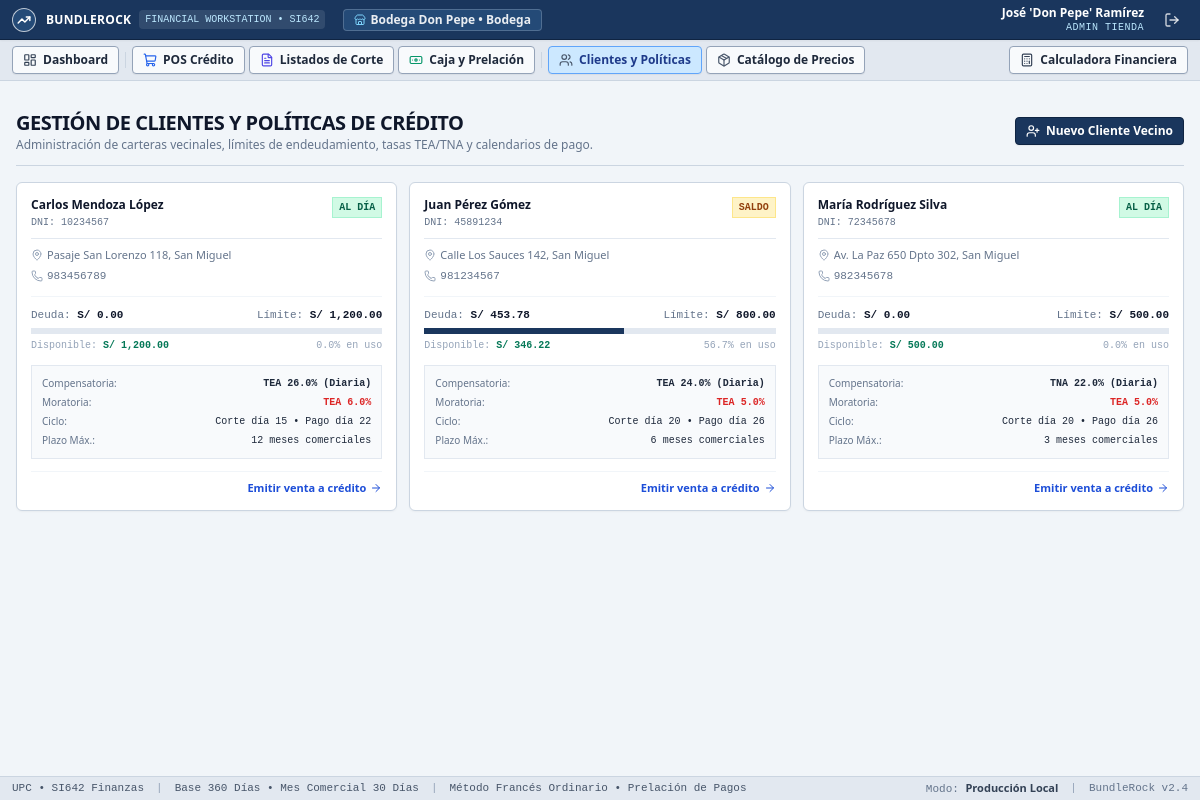
The app's page /clientes (signed in) with its own data.
### tables this page shows
CREATE TABLE tiendas (
        id INTEGER PRIMARY KEY AUTOINCREMENT,
        admin_usuario_id INTEGER NOT NULL,
        razon_social TEXT NOT NULL,
        nombre_comercial TEXT NOT NULL,
        ruc TEXT UNIQUE NOT NULL,
        giro TEXT NOT NULL,
        direccion TEXT NOT NULL,
        telefono TEXT NOT NULL,
        correo TEXT,
        moneda_principal TEXT DEFAULT 'PEN',
        activa INTEGER DEFAULT 1,
        fecha_creacion TIMESTAMP DEFAULT CURRENT_TIMESTAMP,
        FOREIGN KEY (admin_usuario_id) REFERENCES usuarios (id)
    );

CREATE TABLE clientes (
        id INTEGER PRIMARY KEY AUTOINCREMENT,
        tienda_id INTEGER NOT NULL,
        usuario_id INTEGER,
        tipo_documento TEXT DEFAULT 'DNI',
        num_documento TEXT NOT NULL,
        nombres TEXT NOT NULL,
        apellidos TEXT NOT NULL,
        direccion TEXT NOT NULL,
        telefono TEXT NOT NULL,
        correo TEXT,
        moneda TEXT DEFAULT 'PEN' CHECK(moneda IN ('PEN', 'USD')),
        limite_credito REAL NOT NULL DEFAULT 500.0,
        plazo_maximo_meses INTEGER NOT NULL DEFAULT 6,
        dia_corte INTEGER NOT NULL DEFAULT 20,
        dia_pago INTEGER NOT NULL DEFAULT 26,
        tipo_tasa_comp TEXT DEFAULT 'TEA' CHECK(tipo_tasa_comp IN ('TEA', 'TNA')),
        tasa_comp REAL NOT NULL DEFAULT 0.24,
        cap_comp TEXT DEFAULT 'Diaria',
        tipo_tasa_mora TEXT DEFAULT 'TEA' CHECK(tipo_tasa_mora IN ('TEA', 'TNA')),
        tasa_mora REAL NOT NULL DEFAULT 0.05,
        cap_mora TEXT DEFAULT 'Diaria',
        cok_anual REAL NOT NULL DEFAULT 0.15,
        activo INTEGER DEFAULT 1,
        fecha_registro TIMESTAMP DEFAULT CURRENT_TIMESTAMP,
        FOREIGN KEY (tienda_id) REFERENCES tiendas (id),
        FOREIGN KEY (usuario_id) REFERENCES usuarios (id),
        UNIQUE(tienda_id, num_documento)
    );

### app.py (the view)
@app.route("/clientes")
@login_required
@role_required("admin_tienda")
def clientes():
    tienda_id = session.get("tienda_id")
    conn = get_db_connection()
    lista_clientes = conn.execute("""
        SELECT c.*,
               COALESCE((SELECT SUM(v.saldo_pendiente) FROM ventas v WHERE v.cliente_id = c.id AND v.estado != 'Pagado'), 0) as deuda_actual
        FROM clientes c
        WHERE c.tienda_id = ?
        ORDER BY c.apellidos ASC
    """, (tienda_id,)).fetchall()
    conn.close()
    return render_template("customers.html", clientes=lista_clientes)

### templates/customers.html (shortened to what this page needs)
{% extends "base.html" %}
{% block content %}
<div class="space-y-4">
    <div class="flex flex-col sm:flex-row sm:items-center sm:justify-between pb-3 border-b border-slate-300">
        <div>
            <h1 class="text-xl font-bold text-slate-900 tracking-tight uppercase">Gestión de Clientes y Políticas de Crédito</h1>
            <p class="text-xs text-slate-500">Administración de carteras vecinales, límites de endeudamiento, tasas TEA/TNA y calendarios de pago.</p>
        </div>
        <button onclick="document.getElementById('modal-nuevo-cliente').classList.remove('hidden')" class="btn-win32 btn-win32-primary mt-2 sm:mt-0">
            <i data-lucide="user-plus" class="w-3.5 h-3.5"></i>
            <span>Nuevo Cliente Vecino</span>
        </button>
    </div>
    <div class="grid grid-cols-1 md:grid-cols-2 lg:grid-cols-3 gap-3">
        {% for c in clientes %}
        {% set disp = c.limite_credito - c.deuda_actual %}
        {% set pct = (c.deuda_actual / c.limite_credito * 100) if c.limite_credito > 0 else 0 %}
        <div class="card-bundlerock p-3.5 flex flex-col justify-between hover:border-slate-400 transition">
            <div>
                <div class="flex justify-between items-start border-b border-slate-200 pb-2">
                    <div>
                        <h3 class="font-bold text-slate-900 text-xs">{{ c.nombres }} {{ c.apellidos }}</h3>
                        <div class="text-[10px] text-slate-500 font-mono mt-0.5">{{ c.tipo_documento }}: {{ c.num_documento }}</div>
                    </div>
                    {% if c.deuda_actual >= c.limite_credito %}
                    <span class="text-[10px] font-bold px-1.5 py-0.5 rounded-xs bg-red-100 text-red-800 border border-red-200 font-mono">LÍMITE</span>
                    {% elif c.deuda_actual > 0 %}
                    <span class="text-[10px] font-bold px-1.5 py-0.5 rounded-xs bg-amber-100 text-amber-800 border border-amber-200 font-mono">SALDO</span>
                    {% else %}
                    <span class="text-[10px] font-bold px-1.5 py-0.5 rounded-xs bg-emerald-100 text-emerald-800 border border-emerald-200 font-mono">AL DÍA</span>
                    {% endif %}
                </div>
                <div class="text-[11px] text-slate-500 mt-2 flex items-center gap-1">
                    <i data-lucide="map-pin" class="w-3 h-3 text-slate-400 shrink-0"></i>
                    <span class="truncate">{{ c.direccion }}</span>
                </div>
                <div class="text-[11px] text-slate-500 mt-1 flex items-center gap-1 font-mono">
                    <i data-lucide="phone" class="w-3 h-3 text-slate-400 shrink-0"></i>
                    <span>{{ c.telefono }}</span>
                </div>
                <div class="mt-3 pt-2.5 border-t border-slate-100">
                    <div class="flex justify-between text-[11px] font-mono mb-1">
                        <span class="text-slate-500">Deuda: <strong class="text-slate-900">{{ c.deuda_actual | moneda }}</strong></span>
                        <span class="text-slate-500">Límite: <strong class="text-slate-900">{{ c.limite_credito | moneda }}</strong></span>
                    </div>
                    <div class="w-full bg-slate-200 h-1.5 rounded-xs overflow-hidden">
                        <div class="h-full {{ 'bg-red-500' if pct > 80 else 'bg-[#1a365d]' }}" style="width: {{ [pct, 100] | min }}%"></div>
                    </div>
                    <div class="flex justify-between text-[10px] text-slate-400 mt-1 font-mono">
                        <span>Disponible: <strong class="text-emerald-700 font-bold">{{ disp | moneda }}</strong></span>
                        <span>{{ pct | round(1) }}% en uso</span>
                    </div>
                </div>
                <div class="mt-3 bg-slate-50 p-2.5 rounded-xs border border-slate-200 text-[10px] font-mono space-y-1">
                    <div class="flex justify-between">
                        <span class="text-slate-500 font-sans">Compensatoria:</span>
                        <span class="font-bold text-slate-800">{{ c.tipo_tasa_comp }} {{ (c.tasa_comp * 100) | round(2) }}% ({{ c.cap_comp }})</span>
                    </div>
                    <div class="flex justify-between">
                        <span class="text-slate-500 font-sans">Moratoria:</span>
                        <span class="font-bold text-red-600">{{ c.tipo_tasa_mora }} {{ (c.tasa_mora * 100) | round(2) }}%</span>
                    </div>
                    <div class="flex justify-between">
                        <span class="text-slate-500 font-sans">Ciclo:</span>
                        <span class="text-slate-800">Corte día {{ c.dia_corte }} &bull; Pago día {{ c.dia_pago }}</span>
                    </div>
                    <div class="flex justify-between">
                        <span class="text-slate-500 font-sans">Plazo Máx.:</span>
                        <span class="text-slate-800">{{ c.plazo_maximo_meses }} meses comerciales</span>
                    </div>
                </div>
            </div>
            <div class="mt-3 pt-2 border-t border-slate-100 flex justify-end">
                <a href="{{ url_for('pos_credito') }}" class="text-[11px] font-bold text-blue-700 hover:underline flex items-center gap-1">
                    <span>Emitir venta a crédito</span>
                    <i data-lucide="arrow-right" class="w-3 h-3"></i>
                </a>
            </div>
        </div>
        {% endfor %}
    </div>
</div>
{% endblock %}

### templates/base.html (shortened to what this page needs)
<!DOCTYPE html>
<html lang="es" class="h-full bg-slate-100">
<head>
    <script src="https://cdn.tailwindcss.com"></script>
    <link rel="stylesheet" href="{{ url_for('static', filename='css/bundlerock.css') }}">
</head>
<body class="h-full flex flex-col font-sans text-slate-900 bg-slate-100 antialiased select-none">
    <header class="h-10 bg-[#1a365d] text-white flex items-center justify-between px-3 select-none shrink-0 border-b border-[#0f2442] shadow-sm z-50">
        <div class="flex items-center gap-2.5">
            <div class="w-6 h-6 rounded-full border border-white/70 bg-[#244a77] flex items-center justify-center shadow-sm">
                <i data-lucide="trending-up" class="w-3.5 h-3.5 text-white stroke-[2.5]"></i>
            </div>
            <a href="{{ url_for('index') }}" class="flex items-center gap-2 text-white hover:text-sky-200 transition">
                <span class="tracking-wide text-xs font-black uppercase">BundleRock</span>
                <span class="text-[10px] bg-white/10 px-1.5 py-0.5 rounded text-sky-200 font-mono tracking-normal uppercase">
                    Financial Workstation &bull; SI642
                </span>
            </a>
            {% if current_tienda %}
            <span class="hidden sm:inline-flex items-center text-xs font-semibold text-white/90 bg-[#244a77] px-2.5 py-0.5 rounded border border-white/20 ml-2">
                <i data-lucide="store" class="w-3 h-3 mr-1 text-sky-300"></i>
                {{ current_tienda.nombre_comercial }} &bull; {{ current_tienda.giro }}
            </span>
            {% endif %}
        </div>
        <div class="flex items-center gap-3">
            {% if session.user_id %}
            <div class="text-right hidden sm:block">
                <div class="text-xs font-bold text-white leading-tight">{{ session.nombre_completo }}</div>
                <div class="text-[10px] font-mono text-sky-200 uppercase tracking-wider">{{ session.rol.replace('_', ' ') }}</div>
            </div>
            <a href="{{ url_for('logout') }}" title="Cerrar sesión" class="w-8 h-7 flex items-center justify-center text-white/80 hover:text-white hover:bg-white/10 rounded transition cursor-pointer">
                <i data-lucide="log-out" class="w-4 h-4"></i>
            </a>
            {% endif %}
        </div>
    </header>
    {% if session.user_id %}
    <nav class="bg-slate-200 border-b border-slate-300 px-3 py-1.5 flex items-center justify-between gap-2 shrink-0 min-w-0 overflow-x-auto shadow-xs">
        <div class="flex items-center gap-1 min-w-0">
            {% if session.rol == 'admin_sistema' %}
            <a href="{{ url_for('admin_dashboard') }}" class="btn-win32 {{ 'bg-[#cce8ff] border-blue-400 text-blue-900' if request.path == url_for('admin_dashboard') }}">
                <i data-lucide="layout-grid" class="w-3.5 h-3.5 text-blue-600"></i>
                <span>Gestión de Tiendas</span>
            </a>
            {% elif session.rol == 'admin_tienda' %}
            <a href="{{ url_for('store_dashboard') }}" class="btn-win32 {{ 'bg-[#cce8ff] border-blue-400 text-blue-900' if request.path == url_for('store_dashboard') }}">
                <i data-lucide="layout-dashboard" class="w-3.5 h-3.5 text-slate-700"></i>
                <span>Dashboard</span>
            </a>
            <a href="{{ url_for('pos_credito') }}" class="btn-win32 {{ 'bg-[#cce8ff] border-blue-400 text-blue-900' if request.path == url_for('pos_credito') }}">
                <i data-lucide="shopping-cart" class="w-3.5 h-3.5 text-blue-600"></i>
                <span>POS Crédito</span>
            </a>
            <a href="{{ url_for('liquidaciones') }}" class="btn-win32 {{ 'bg-[#cce8ff] border-blue-400 text-blue-900' if request.path == url_for('liquidaciones') }}">
                <i data-lucide="file-text" class="w-3.5 h-3.5 text-indigo-600"></i>
                <span>Listados de Corte</span>
            </a>
            <a href="{{ url_for('cobranzas') }}" class="btn-win32 {{ 'bg-[#cce8ff] border-blue-400 text-blue-900' if request.path == url_for('cobranzas') }}">
                <i data-lucide="banknote" class="w-3.5 h-3.5 text-emerald-600"></i>
                <span>Caja y Prelación</span>
            </a>
            <a href="{{ url_for('clientes') }}" class="btn-win32 {{ 'bg-[#cce8ff] border-blue-400 text-blue-900' if request.path == url_for('clientes') }}">
                <i data-lucide="users" class="w-3.5 h-3.5 text-slate-600"></i>
                <span>Clientes y Políticas</span>
            </a>
            <a href="{{ url_for('productos') }}" class="btn-win32 {{ 'bg-[#cce8ff] border-blue-400 text-blue-900' if request.path == url_for('productos') }}">
                <i data-lucide="package" class="w-3.5 h-3.5 text-slate-600"></i>
                <span>Catálogo de Precios</span>
            </a>
            {% elif session.rol == 'cliente' %}
            <a href="{{ url_for('customer_portal') }}" class="btn-win32 {{ 'bg-[#cce8ff] border-blue-400 text-blue-900' if request.path == url_for('customer_portal') }}">
                <i data-lucide="wallet" class="w-3.5 h-3.5 text-blue-600"></i>
                <span>Estado de Cuenta y Línea de Crédito</span>
            </a>
            {% endif %}
        </div>
        <div class="flex items-center gap-1.5 ml-auto shrink-0">
            <a href="{{ url_for('simulator') }}" class="btn-win32 {{ 'bg-[#cce8ff] border-blue-400 text-blue-900' if request.path == url_for('simulator') }}">
                <i data-lucide="calculator" class="w-3.5 h-3.5 text-slate-700"></i>
                <span>Calculadora Financiera</span>
            </a>
        </div>
    </nav>
    {% endif %}
    <main class="flex-1 max-w-7xl w-full mx-auto px-4 py-4 overflow-y-auto">
        {% block content %}{% endblock %}
    </main>
    <footer class="h-6 bg-slate-200 border-t border-slate-300 px-3 flex items-center justify-between text-[11px] text-slate-600 select-none shrink-0 font-mono">
        <div class="flex items-center gap-3">
            <span>UPC &bull; SI642 Finanzas</span>
            <span class="text-slate-400">|</span>
            <span>Base 360 Días &bull; Mes Comercial 30 Días</span>
            <span class="text-slate-400">|</span>
            <span>Método Francés Ordinario &bull; Prelación de Pagos</span>
        </div>
        <div class="flex items-center gap-3 text-slate-500">
            <span>Modo: <strong class="text-slate-700 font-sans">Producción Local</strong></span>
            <span class="text-slate-400">|</span>
            <span>BundleRock v2.4</span>
        </div>
    </footer>
</body>
</html>

### records on screen
tiendas: nombre_comercial "Bodega Don Pepe", giro "Bodega"
clientes: nombres "Carlos", apellidos "Mendoza López", tipo_documento "DNI", num_documento "10234567", shows "AL DÍA", direccion "Pasaje San Lorenzo 118, San Miguel", telefono "983456789", deuda_actual|moneda "S/ 0.00", limite_credito|moneda "S/ 1,200.00", disp "S/ 1,200.00", pct "0.0", tipo_tasa_comp "TEA", (c.tasa_comp*100)|round(2) "26.0", cap_comp "Diaria", tipo_tasa_mora "TEA", (c.tasa_mora*100)|round(2) "6.0", dia_corte "15", dia_pago "22", plazo_maximo_meses "12"
clientes: nombres "Juan", apellidos "Pérez Gómez", tipo_documento "DNI", num_documento "45891234", shows "SALDO", direccion "Calle Los Sauces 142, San Miguel", telefono "981234567", deuda_actual|moneda "S/ 453.78", limite_credito|moneda "S/ 800.00", {{ [pct, 100] | min }} 56.7225 (drawn), disp "S/ 346.22", pct "56.7", tipo_tasa_comp "TEA", (c.tasa_comp*100)|round(2) "24.0", cap_comp "Diaria", tipo_tasa_mora "TEA", (c.tasa_mora*100)|round(2) "5.0", dia_corte "20", dia_pago "26", plazo_maximo_meses "6"
clientes: nombres "María", apellidos "Rodríguez Silva", tipo_documento "DNI", num_documento "72345678", shows "AL DÍA", direccion "Av. La Paz 650 Dpto 302, San Miguel", telefono "982345678", deuda_actual|moneda "S/ 0.00", limite_credito|moneda "S/ 500.00", disp "S/ 500.00", pct "0.0", tipo_tasa_comp "TNA", (c.tasa_comp*100)|round(2) "22.0", cap_comp "Diaria", tipo_tasa_mora "TEA", (c.tasa_mora*100)|round(2) "5.0", dia_corte "20", dia_pago "26", plazo_maximo_meses "3"

### other values on screen
{{ session.nombre_completo }} "José 'Don Pepe' Ramírez"
{{ session.rol.replace('_', ' ') }} "ADMIN TIENDA"
